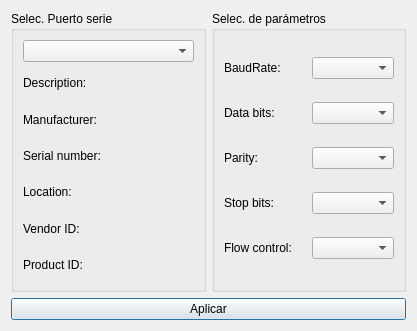
<?xml version="1.0" encoding="UTF-8"?>
<ui version="4.0">
 <class>SettingsDialog</class>
 <widget class="QDialog" name="SettingsDialog">
  <property name="geometry">
   <rect>
    <x>0</x>
    <y>0</y>
    <width>417</width>
    <height>331</height>
   </rect>
  </property>
  <property name="windowTitle">
   <string>Settings</string>
  </property>
  <layout class="QGridLayout" name="gridLayout_3">
   <item row="0" column="0">
    <widget class="QGroupBox" name="selectBox">
     <property name="title">
      <string>Selec. Puerto serie</string>
     </property>
     <layout class="QGridLayout" name="gridLayout">
      <item row="0" column="0">
       <widget class="QComboBox" name="serialPortInfoListBox"/>
      </item>
      <item row="1" column="0">
       <widget class="QLabel" name="descriptionLabel">
        <property name="text">
         <string>Description:</string>
        </property>
       </widget>
      </item>
      <item row="2" column="0">
       <widget class="QLabel" name="manufacturerLabel">
        <property name="text">
         <string>Manufacturer:</string>
        </property>
       </widget>
      </item>
      <item row="3" column="0">
       <widget class="QLabel" name="serialNumberLabel">
        <property name="text">
         <string>Serial number:</string>
        </property>
       </widget>
      </item>
      <item row="4" column="0">
       <widget class="QLabel" name="locationLabel">
        <property name="text">
         <string>Location:</string>
        </property>
       </widget>
      </item>
      <item row="5" column="0">
       <widget class="QLabel" name="vidLabel">
        <property name="text">
         <string>Vendor ID:</string>
        </property>
       </widget>
      </item>
      <item row="6" column="0">
       <widget class="QLabel" name="pidLabel">
        <property name="text">
         <string>Product ID:</string>
        </property>
       </widget>
      </item>
     </layout>
    </widget>
   </item>
   <item row="0" column="1">
    <widget class="QGroupBox" name="parametersBox">
     <property name="title">
      <string>Selec. de parámetros</string>
     </property>
     <layout class="QGridLayout" name="gridLayout_2">
      <item row="0" column="0">
       <widget class="QLabel" name="baudRateLabel">
        <property name="text">
         <string>BaudRate:</string>
        </property>
       </widget>
      </item>
      <item row="0" column="1">
       <widget class="QComboBox" name="baudRateBox"/>
      </item>
      <item row="1" column="0">
       <widget class="QLabel" name="dataBitsLabel">
        <property name="text">
         <string>Data bits:</string>
        </property>
       </widget>
      </item>
      <item row="1" column="1">
       <widget class="QComboBox" name="dataBitsBox"/>
      </item>
      <item row="2" column="0">
       <widget class="QLabel" name="parityLabel">
        <property name="text">
         <string>Parity:</string>
        </property>
       </widget>
      </item>
      <item row="2" column="1">
       <widget class="QComboBox" name="parityBox"/>
      </item>
      <item row="3" column="0">
       <widget class="QLabel" name="stopBitsLabel">
        <property name="text">
         <string>Stop bits:</string>
        </property>
       </widget>
      </item>
      <item row="3" column="1">
       <widget class="QComboBox" name="stopBitsBox"/>
      </item>
      <item row="4" column="0">
       <widget class="QLabel" name="flowControlLabel">
        <property name="text">
         <string>Flow control:</string>
        </property>
       </widget>
      </item>
      <item row="4" column="1">
       <widget class="QComboBox" name="flowControlBox"/>
      </item>
     </layout>
    </widget>
   </item>
   <item row="1" column="0" colspan="2">
    <layout class="QHBoxLayout" name="horizontalLayout">
     <item>
      <widget class="QPushButton" name="applyButton">
       <property name="text">
        <string>Aplicar</string>
       </property>
      </widget>
     </item>
    </layout>
   </item>
  </layout>
 </widget>
 <resources/>
 <connections/>
</ui>
